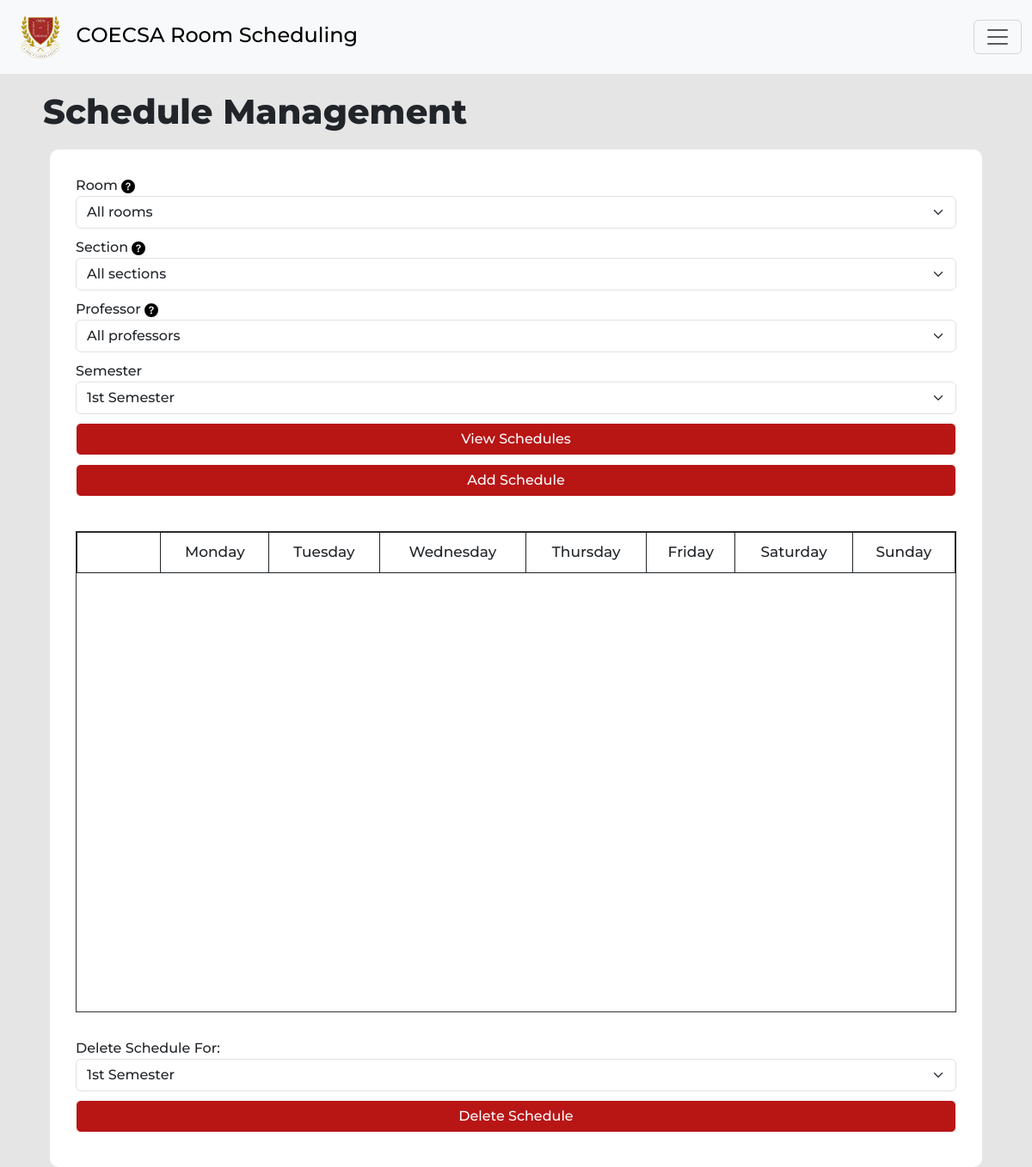
Before: /schedule-manage.php (signed in) with the older database file.
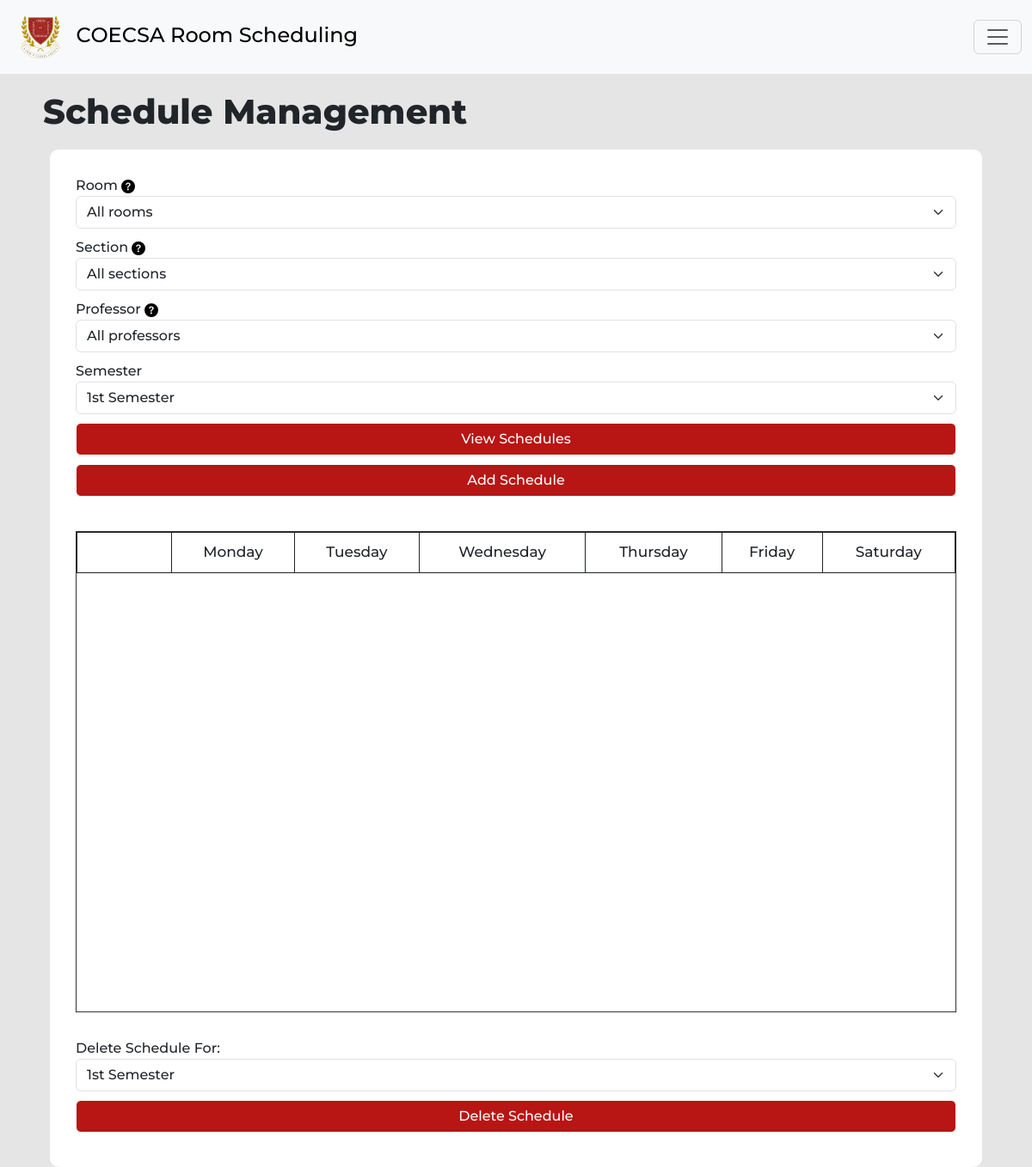
After: the same page with the newer database file.
### tables this page shows
CREATE TABLE IF NOT EXISTS `Day` (
  `day_id` INT NOT NULL AUTO_INCREMENT,
  `day` VARCHAR(45) NOT NULL,
  PRIMARY KEY (`day_id`));

### php/require/db.class.php (called while the page is built, shortened)
<?php
class DB {
  protected static $mdb = null;
  public static function getMDB() {
    $mdb = DB::$mdb;
    if ($mdb === null) {
      $mdb = DB::$mdb = new MeekroDB();
    }
    $mdb->sync_config();
    return $mdb;
  }
  public static function __callStatic($name, $args) {
    $fn = array(DB::getMDB(), $name);
    return call_user_func_array($fn, $args);
  }
}
class MeekroDB {
  public $encoding = 'latin1';
  public $connect_options = array(MYSQLI_OPT_CONNECT_TIMEOUT => 30);
  public $internal_mysql = null;
  public $num_rows = 0;
  public function __construct($host=null, $user=null, $password=null, $dbName=null, $port=null, $encoding=null, $socket=null)  {
    if ($encoding === null) $encoding = DB::$encoding;
    $this->encoding = $encoding;
  }
  public function get() {
    $mysql = $this->internal_mysql;
    if (!($mysql instanceof MySQLi)) {
      $mysql = new mysqli();
      foreach ($this->connect_options as $key => $value) {
        $mysql->options($key, $value);
      }
      $mysql->set_charset($this->encoding);
      $this->internal_mysql = $mysql;
    }
    return $mysql;
  }
  function runHook($type, $args=array()) {
    if ($type == 'pre_parse') {
      $query = $args['query'];
      $args = $args['args'];
      return array($query, $args);
    }
    else if ($type == 'pre_run') {
      $query = $args['query'];
      return $query;
    }
  }
  function parse($query) {
    $args = func_get_args();
    array_shift($args);
    $query = trim($query);
    if (! $args) return $query;
    $query = '';
    return $query;
  }
  public function query() { return $this->queryHelper(array('assoc' => true), func_get_args()); }
  protected function queryHelper($opts, $args) {
    $query = array_shift($args);
    $opts_fullcols = (isset($opts['fullcols']) && $opts['fullcols']);
    $opts_raw = (isset($opts['raw']) && $opts['raw']);
    $opts_unbuf = (isset($opts['unbuf']) && $opts['unbuf']);
    $opts_assoc = (isset($opts['assoc']) && $opts['assoc']);
    $opts_walk = (isset($opts['walk']) && $opts['walk']);
    $is_buffered = !($opts_unbuf || $opts_walk);
    list($query, $args) = $this->runHook('pre_parse', array('query' => $query, 'args' => $args));
    $sql = call_user_func_array(array($this, 'parse'), array_merge(array($query), $args));
    $sql = $this->runHook('pre_run', array('query' => $sql));
    $db = $this->get();
    $starttime = microtime(true);
    $result = $db->query($sql, $is_buffered ? MYSQLI_STORE_RESULT : MYSQLI_USE_RESULT);
    $runtime = microtime(true) - $starttime;
    $runtime = sprintf('%f', $runtime * 1000);
    if ($is_buffered && ($result instanceof MySQLi_Result)) $this->num_rows = $result->num_rows;
    else $this->num_rows = null;
    $Exception = null;
    $hookHash = array('query' => $sql, 'runtime' => $runtime);
    if ($Exception) {
      $hookHash['exception'] = $Exception;
      $hookHash['error'] = $Exception->getMessage();
    } else if ($this->num_rows) {
      $hookHash['rows'] = $this->num_rows;
    } else {
      $hookHash['affected'] = $db->affected_rows;
    }
    $return = array();
    while ($row = ($opts_assoc ? $result->fetch_assoc() : $result->fetch_row())) {
      $return[] = $row;
    }
    return $return;
  }
}

### php/function/display_function.php (the view, shortened to what this page needs)
<?php
class display
{
    function displayOption($table, $id, $name, $condition = null)
    {
        require_once('./php/require/DBConfig.php');
        if ($condition !== null) {
            $stmt =  DB::query("SELECT * FROM $table WHERE $condition");
        } else {
            $stmt = DB::query("SELECT * FROM $table");
        }
        foreach ($stmt as $row) {
            echo '<option value="' . $row[$id] . '">' . $row[$name] . '</option>';
        }
    }
    function displayDay()
    {
        $days = DB::query("SELECT * FROM day");
        foreach ($days as $day) {
            echo '<td>' . $day['day'] . '</td>';
        }
    }
}

### php/require/header.php (shortened to what this page needs)
<!DOCTYPE html>
<html lang="en">
<head>
    <link href="https://cdn.jsdelivr.net/npm/bootstrap@5.3.0-alpha1/dist/css/bootstrap.min.css" rel="stylesheet">
    <?php
    if ($css_link) {
        echo '<link href="' . $css_link . '" rel="stylesheet">';
    } else {
        echo "";
    }
    require_once('./php/function/display_function.php');
    ?>
</head>

### schedule-manage.php (shortened to what this page needs)
<?php
$css_link = "./styles/scheduling.css?=" . time();
require_once('./php/require/header.php');
?>
<body>
    <?php
    include './php/require/navbar.php';
    ?>
    <div id="overlay">
        <div class="container-fluid sched-con">
            <h1>Schedule Management</h1>
            <div class="row">
                <div class="col-xl grid-con">
                    <form class="mb-3">
                        <div class="row">
                            <div class="col-xxl">
                                <label for="room_select_schedule">Room</label>
                                <a href="#" data-bs-toggle="tooltip" data-bs-placement="top" data-bs-title="Add rooms on room management to display room options on dropdown.">
                                </a>
                                <select id="room_select_schedule" name="room_select_schedule" class="form-select form-ele">
                                    <option value="">All rooms</option>
                                </select>
                            </div>
                            <div class="col-xxl">
                                <label for="sec_select_schedule">Section</label>
                                <a href="#" data-bs-toggle="tooltip" data-bs-placement="top" data-bs-title="Add sections on section management to display section options on dropdown.">
                                </a>
                                <select id="sec_select_schedule" name="sec_select_schedule" class="form-select form-ele">
                                    <option value="">All sections</option>
                                </select>
                            </div>
                            <div class="col-xxl-3">
                                <label for="prof_select_schedule">Professor</label>
                                <a href="#" data-bs-toggle="tooltip" data-bs-placement="top" data-bs-title="Add professors on professor management to display professor options on dropdown.">
                                </a>
                                <select id="prof_select_schedule" name="prof_select_schedule" class="form-select form-ele">
                                    <option value="">All professors</option>
                                </select>
                            </div>
                            <div class="col-xxl">
                                <label for="sem_select_schedule">Semester</label>
                                <select id="sem_select_schedule" name="sem_select_schedule" class="form-select form-ele">
                                    <?php
                                    $sem_select = new display();
                                    $sem_select->displayOption("semester", "semester_id", "semester");
                                    ?>
                                </select>
                            </div>
                            <div class="d-grid col-xxl d-xxl-flex align-items-end">
                                <button type="button" class="btn btn-dark fButton form-ele w-100" onclick="updateSchedule()" name="room_schedule">View Schedules</button>
                            </div>
                            <div class="d-grid col-xxl d-xxl-flex align-items-end">
                                <button type="button" class="btn btn-dark fButton form-ele w-100" data-bs-toggle="modal" data-bs-target="#modal">Add Schedule</button>
                            </div>
                        </div>
                    </form>
                    <div class="row table-wrap">
                        <table id="sched-calendar" class="table table-bordered border border-dark table-hover">
                            <thead class="thead">
                                <tr>
                                    <td></td>
                                    <?php
                                    $day = new display();
                                    $day->displayDay();
                                    ?>
                                </tr>
                            </thead>
                            <tbody class="tbody" id="table-gen">
                            </tbody>
                        </table>
                    </div>
                    <div class="row">
                        <div class="d-grid">
                            <div class="col-xxl-3">
                                <label for="delete_schedule_semester">Delete Schedule For:</label>
                                <select id="delete_schedule_semester" name="delete_schedule_semester" class="form-select form-ele">
                                    <?php
                                    $sem_select = new display();
                                    $sem_select->displayOption("semester", "semester_id", "semester");
                                    ?>
                                </select>
                                <div class="d-grid col-xxl d-xxl-flex align-items-end">
                                    <button type="button" class="btn btn-dark fButton form-ele w-100" onclick="DeleteSchedule()" name="delete_schedule">Delete Schedule</button>
                                </div>
                            </div>
                        </div>
                    </div>
                </div>
            </div>
        </div>
    </div>
</body>
</html>

### php/require/navbar.php (shortened to what this page needs)
<nav class="navbar bg-body-tertiary fixed-top">
    <div class="container-fluid">
        <a class="navbar-brand" href="./home.php"><img src="./images/lpu-cavite.png" alt=""> COECSA Room Scheduling</a>
        <?php
        if (basename($_SERVER['PHP_SELF']) != "home.php") {
        ?>
            <button class="navbar-toggler" type="button" data-bs-toggle="offcanvas" data-bs-target="#offcanvasNavbar" aria-controls="offcanvasNavbar">
                <span class="navbar-toggler-icon"></span>
            </button>
        <?php } ?>
    </div>
</nav>

### styles/scheduling.css (style rules this page uses)
* { --LPU-red: #b20000ea; --LPU-grey: #666666; --LPU-white: #fff; --forms-white: #e5e5e5; --font-white: #e5e5e5; --font-blackest: #191919; --font-black: #323232; }
.sched-con { padding: 20px 50px; background-color: var(--forms-white); display: flex; flex-direction: column; justify-content: left; }
.sched-con > div { height: 90vh; }
.sched-con > h1 { margin-bottom: 0px; }
.fButton { background-color: var(--LPU-red); }
.grid-con { margin: 20px; padding: 30px; background-color: var(--LPU-white); border-radius: 10px; }
.form-ele { margin-bottom: 10px; }
body { background-color: var(--forms-white); }
.thead { background-color: var(--LPU-red); color: var(--font-white); position: sticky; z-index: 2; top: 0; }
.thead > tr > td { text-align: center; height: auto; width: 70px; padding: 10px; font-size: 17px; }
.table-wrap { overflow: hidden; overflow-y: scroll; overflow-x: auto; height: 70vh; border: 1px solid var(--font-black); }

### styles/import/layout.css (style rules this page uses)
h1 { font-size: 2.5rem; font-family: header-1; margin-bottom: 0px; }
* { font-family: text-med; }
option, table, td, th, tr, button, label, input, form { font-family: text-med; }

### styles/modules/popup.css (style rules this page uses)
.thead { background-color: var(--LPU-red); color: var(--font-white); }
.thead > tr > td { text-align: center; padding: 15px; font-size: 17px; }
.table-wrap { margin: 30px 0px; overflow-y: auto; overflow-x: auto; height: 68vh; border: 1px solid var(--font-black); }

### schedule-manage.php (style rules this page uses)
*, :root { --bs-btn-bg: #4C0000 !important; --bs-btn-border-color: #FFFFFF !important; --bs-btn-hover-bg: #4C0000 !important; }

### php/require/navbar.php (style rules this page uses)
.fixed-top { position: inherit; }
.navbar-brand { font-size: 1.5rem; padding: 10px; text-align: center; }
.navbar-brand>img { width: 50px; height: 50px; margin-right: 10px; }

Changed rows visible on the page:
removed day: day "Sunday"
